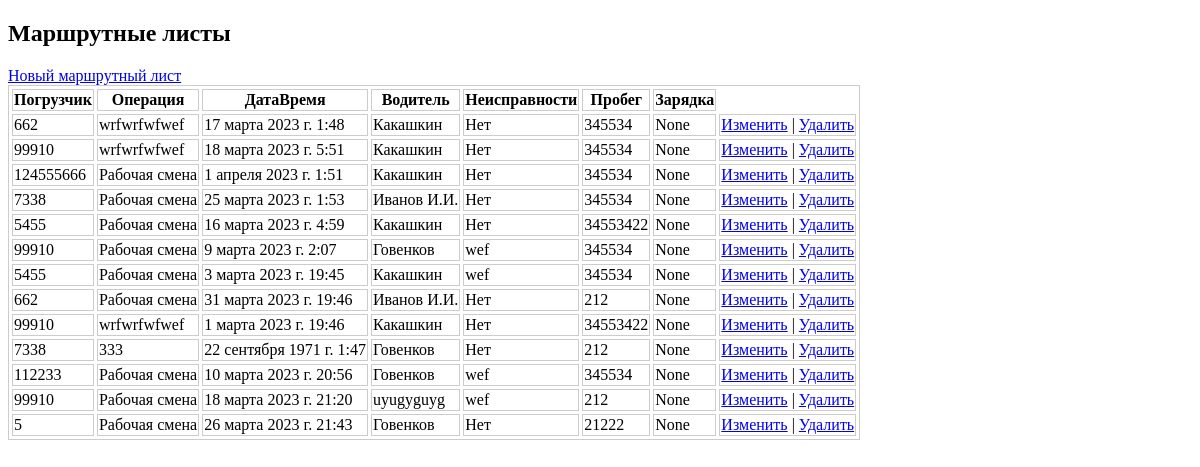
The page /listroute/ on the database its author committed.
### hello/models.py (models this page shows)
class RouteSheet(models.Model):
    card = models.ForeignKey( "Card", on_delete=models.CASCADE, null=True )
    kindofoperation = models.CharField(verbose_name="Вид операции", max_length=20, null=True)
    dateoperation = models.DateTimeField(verbose_name="Дата операции", null=True)
    driver = models.CharField(null=True, max_length=20, default="ww")
    stateout = models.CharField(verbose_name="Неисправности", max_length=20, null=True)
    running = models.SmallIntegerField(verbose_name="Наработка", null=True)
    charge = models.CharField(verbose_name="Зарядка", max_length=20, null=True)

class Card(models.Model):
    type=models.CharField(unique=False, verbose_name='Тип погрузчика', max_length=25)
    inn=models.PositiveSmallIntegerField(unique=True, verbose_name='Инвентарный номер')
    sn=models.CharField(unique=True, verbose_name="Заводской номер", max_length=15)
    dateofpurchase = models.DateField(verbose_name="Дата приобретения")
    dateofpurchaseakb = models.DateField(verbose_name="Дата приобретения")
    snakb = models.CharField(unique=True, verbose_name="Серийный номер АКБ", max_length=15)
    gsakb=models.DateField(verbose_name="Гарантия АКБ до")

### hello/views.py (the view)
# urls.py: path("listroute/", views.viewroute),
def viewroute(request):
    route = RouteSheet.objects.all()
    return render(request, "listroute.html", {"route": route})

### hello/templates/listroute.html (shortened to what this page needs)
<!DOCTYPE html>
<html>
<head>
</head>
<body>
	{% if route.count > 0 %}
	<h2>Маршрутные листы</h2>
	<a href="../createroute/">Новый маршрутный лист</a>
	<table>
		<thead>
		<th>Погрузчик</th>
		<th>Операция</th>
		<th>ДатаВремя</th>
		<th>Водитель</th>
		<th>Неисправности</th>
		<th>Пробег</th>
		<th>Зарядка</th>
		</thead>
		{% for r in route %}
		<tr>
			<td>{{ r.card.inn }}</td>
			<td>{{ r.kindofoperation }}</td>
			<td>{{ r.dateoperation }}</td>
			<td>{{ r.driver }}</td>
			<td>{{ r.stateout}}</td>
			<td>{{ r.running }}</td>
			<td>{{ r.charge }}</td>
			<td><a href="edit/{{ca.inn}}">Изменить</a> | <a href="delete/{{ca.inn}}">Удалить</a></td>
		</tr>
		{% endfor %}
	</table>
	{% endif %}
</body>
</html>

### hello/templates/listroute.html (style rules this page uses)
table { border: 1px solid #ccc; border-spacing: 3px; }
td, th { border: solid 1px #ccc; }

### rows shown on the page
RouteSheet: card.inn "662", kindofoperation "wrfwrfwfwef", dateoperation "17 марта 2023 г. 1:48", driver "Какашкин", stateout "Нет", running "345534", charge "None"
RouteSheet: card.inn "99910", kindofoperation "wrfwrfwfwef", dateoperation "18 марта 2023 г. 5:51", driver "Какашкин", stateout "Нет", running "345534", charge "None"
RouteSheet: card.inn "124555666", kindofoperation "Рабочая смена", dateoperation "1 апреля 2023 г. 1:51", driver "Какашкин", stateout "Нет", running "345534", charge "None"
RouteSheet: card.inn "7338", kindofoperation "Рабочая смена", dateoperation "25 марта 2023 г. 1:53", driver "Иванов И.И.", stateout "Нет", running "345534", charge "None"
RouteSheet: card.inn "5455", kindofoperation "Рабочая смена", dateoperation "16 марта 2023 г. 4:59", driver "Какашкин", stateout "Нет", running "34553422", charge "None"
RouteSheet: card.inn "99910", kindofoperation "Рабочая смена", dateoperation "9 марта 2023 г. 2:07", driver "Говенков", stateout "wef", running "345534", charge "None"
RouteSheet: card.inn "5455", kindofoperation "Рабочая смена", dateoperation "3 марта 2023 г. 19:45", driver "Какашкин", stateout "wef", running "345534", charge "None"
RouteSheet: card.inn "662", kindofoperation "Рабочая смена", dateoperation "31 марта 2023 г. 19:46", driver "Иванов И.И.", stateout "Нет", running "212", charge "None"
RouteSheet: card.inn "99910", kindofoperation "wrfwrfwfwef", dateoperation "1 марта 2023 г. 19:46", driver "Какашкин", stateout "Нет", running "34553422", charge "None"
RouteSheet: card.inn "7338", kindofoperation "333", dateoperation "22 сентября 1971 г. 1:47", driver "Говенков", stateout "Нет", running "212", charge "None"
RouteSheet: card.inn "112233", kindofoperation "Рабочая смена", dateoperation "10 марта 2023 г. 20:56", driver "Говенков", stateout "wef", running "345534", charge "None"
RouteSheet: card.inn "99910", kindofoperation "Рабочая смена", dateoperation "18 марта 2023 г. 21:20", driver "uyugyguyg", stateout "wef", running "212", charge "None"
RouteSheet: card.inn "5", kindofoperation "Рабочая смена", dateoperation "26 марта 2023 г. 21:43", driver "Говенков", stateout "Нет", running "21222", charge "None"
